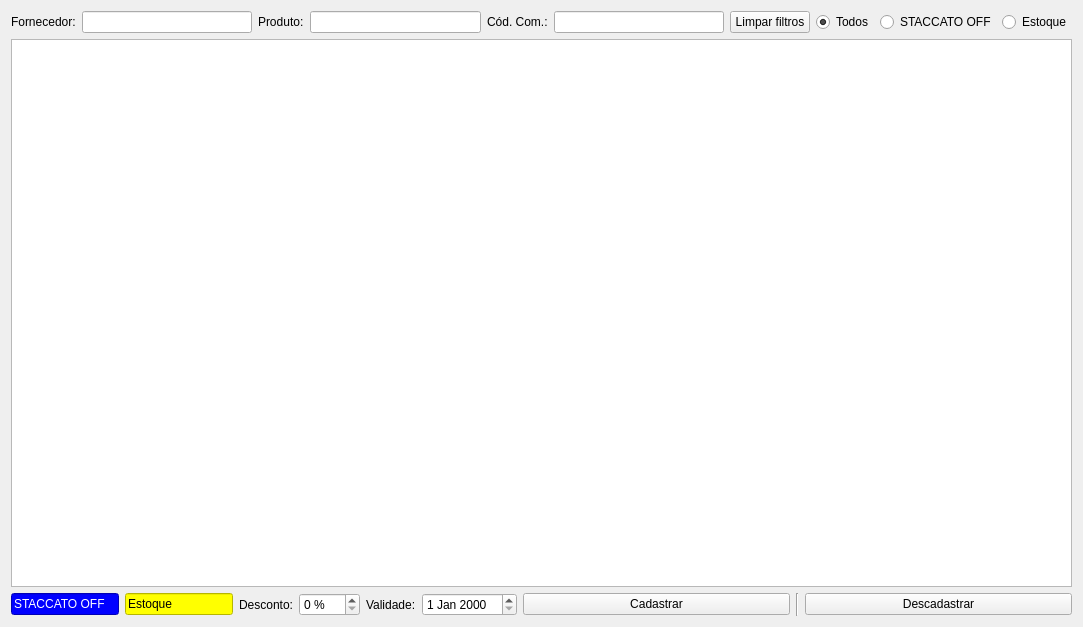
<?xml version="1.0" encoding="UTF-8"?>
<ui version="4.0">
 <class>CadastroStaccatoOff</class>
 <widget class="QDialog" name="CadastroStaccatoOff">
  <property name="geometry">
   <rect>
    <x>0</x>
    <y>0</y>
    <width>1083</width>
    <height>627</height>
   </rect>
  </property>
  <property name="windowTitle">
   <string>Dialog</string>
  </property>
  <layout class="QGridLayout" name="gridLayout_3">
   <item row="1" column="0">
    <widget class="TableView" name="tableView">
     <property name="editTriggers">
      <set>QAbstractItemView::NoEditTriggers</set>
     </property>
     <property name="selectionMode">
      <enum>QAbstractItemView::MultiSelection</enum>
     </property>
     <property name="selectionBehavior">
      <enum>QAbstractItemView::SelectRows</enum>
     </property>
     <property name="sortingEnabled">
      <bool>true</bool>
     </property>
    </widget>
   </item>
   <item row="2" column="0">
    <layout class="QHBoxLayout" name="horizontalLayout">
     <item>
      <widget class="QLineEdit" name="labelStaccatoOFF">
       <property name="enabled">
        <bool>false</bool>
       </property>
       <property name="sizePolicy">
        <sizepolicy hsizetype="Fixed" vsizetype="Fixed">
         <horstretch>0</horstretch>
         <verstretch>0</verstretch>
        </sizepolicy>
       </property>
       <property name="styleSheet">
        <string notr="true">background-color: rgb(0, 0, 255);
color: rgb(255, 255, 255);</string>
       </property>
       <property name="text">
        <string>STACCATO OFF</string>
       </property>
       <property name="readOnly">
        <bool>true</bool>
       </property>
      </widget>
     </item>
     <item>
      <widget class="QLineEdit" name="labelEstoque">
       <property name="enabled">
        <bool>false</bool>
       </property>
       <property name="sizePolicy">
        <sizepolicy hsizetype="Fixed" vsizetype="Fixed">
         <horstretch>0</horstretch>
         <verstretch>0</verstretch>
        </sizepolicy>
       </property>
       <property name="styleSheet">
        <string notr="true">background-color: rgb(255, 255, 0);
color: rgb(0, 0, 0);</string>
       </property>
       <property name="text">
        <string>Estoque</string>
       </property>
       <property name="readOnly">
        <bool>true</bool>
       </property>
      </widget>
     </item>
     <item>
      <widget class="QLabel" name="labelDesconto">
       <property name="sizePolicy">
        <sizepolicy hsizetype="Maximum" vsizetype="Preferred">
         <horstretch>0</horstretch>
         <verstretch>0</verstretch>
        </sizepolicy>
       </property>
       <property name="text">
        <string>Desconto:</string>
       </property>
      </widget>
     </item>
     <item>
      <widget class="QDoubleSpinBox" name="doubleSpinBoxDesconto">
       <property name="sizePolicy">
        <sizepolicy hsizetype="Maximum" vsizetype="Fixed">
         <horstretch>0</horstretch>
         <verstretch>0</verstretch>
        </sizepolicy>
       </property>
       <property name="suffix">
        <string> %</string>
       </property>
       <property name="decimals">
        <number>0</number>
       </property>
      </widget>
     </item>
     <item>
      <widget class="QLabel" name="labelValidade">
       <property name="sizePolicy">
        <sizepolicy hsizetype="Maximum" vsizetype="Preferred">
         <horstretch>0</horstretch>
         <verstretch>0</verstretch>
        </sizepolicy>
       </property>
       <property name="text">
        <string>Validade:</string>
       </property>
      </widget>
     </item>
     <item>
      <widget class="QDateEdit" name="dateEditValidade">
       <property name="sizePolicy">
        <sizepolicy hsizetype="Maximum" vsizetype="Fixed">
         <horstretch>0</horstretch>
         <verstretch>0</verstretch>
        </sizepolicy>
       </property>
      </widget>
     </item>
     <item>
      <widget class="QPushButton" name="pushButtonCadastrar">
       <property name="enabled">
        <bool>true</bool>
       </property>
       <property name="text">
        <string>Cadastrar</string>
       </property>
       <property name="autoDefault">
        <bool>false</bool>
       </property>
      </widget>
     </item>
     <item>
      <widget class="Line" name="line">
       <property name="orientation">
        <enum>Qt::Vertical</enum>
       </property>
      </widget>
     </item>
     <item>
      <widget class="QPushButton" name="pushButtonDescadastrar">
       <property name="enabled">
        <bool>true</bool>
       </property>
       <property name="text">
        <string>Descadastrar</string>
       </property>
       <property name="autoDefault">
        <bool>false</bool>
       </property>
      </widget>
     </item>
    </layout>
   </item>
   <item row="0" column="0">
    <layout class="QGridLayout" name="gridLayout_2">
     <item row="0" column="7">
      <layout class="QHBoxLayout" name="horizontalLayout_2">
       <item>
        <widget class="QRadioButton" name="radioButtonTodos">
         <property name="text">
          <string>Todos</string>
         </property>
         <property name="checked">
          <bool>true</bool>
         </property>
        </widget>
       </item>
       <item>
        <widget class="QRadioButton" name="radioButtonStaccatoOFF">
         <property name="text">
          <string>STACCATO OFF</string>
         </property>
        </widget>
       </item>
       <item>
        <widget class="QRadioButton" name="radioButtonEstoque">
         <property name="text">
          <string>Estoque</string>
         </property>
        </widget>
       </item>
      </layout>
     </item>
     <item row="0" column="2">
      <widget class="QLabel" name="label_2">
       <property name="text">
        <string>Produto:</string>
       </property>
      </widget>
     </item>
     <item row="0" column="6">
      <widget class="QPushButton" name="pushButtonLimparFiltros">
       <property name="text">
        <string>Limpar filtros</string>
       </property>
       <property name="autoDefault">
        <bool>false</bool>
       </property>
      </widget>
     </item>
     <item row="0" column="4">
      <widget class="QLabel" name="label_3">
       <property name="text">
        <string>Cód. Com.:</string>
       </property>
      </widget>
     </item>
     <item row="0" column="3">
      <widget class="QLineEdit" name="lineEditProduto"/>
     </item>
     <item row="0" column="1">
      <widget class="ItemBox" name="itemBoxFornecedor"/>
     </item>
     <item row="0" column="0">
      <widget class="QLabel" name="label">
       <property name="text">
        <string>Fornecedor:</string>
       </property>
      </widget>
     </item>
     <item row="0" column="5">
      <widget class="QLineEdit" name="lineEditCodComercial"/>
     </item>
    </layout>
   </item>
  </layout>
 </widget>
 <customwidgets>
  <customwidget>
   <class>TableView</class>
   <extends>QTableView</extends>
   <header>src/tableview.h</header>
  </customwidget>
  <customwidget>
   <class>ItemBox</class>
   <extends>QLineEdit</extends>
   <header>src/itembox.h</header>
  </customwidget>
 </customwidgets>
 <tabstops>
  <tabstop>itemBoxFornecedor</tabstop>
  <tabstop>radioButtonTodos</tabstop>
  <tabstop>radioButtonStaccatoOFF</tabstop>
  <tabstop>radioButtonEstoque</tabstop>
  <tabstop>tableView</tabstop>
  <tabstop>labelStaccatoOFF</tabstop>
  <tabstop>labelEstoque</tabstop>
  <tabstop>doubleSpinBoxDesconto</tabstop>
  <tabstop>dateEditValidade</tabstop>
  <tabstop>pushButtonCadastrar</tabstop>
  <tabstop>pushButtonDescadastrar</tabstop>
 </tabstops>
 <resources/>
 <connections/>
</ui>
